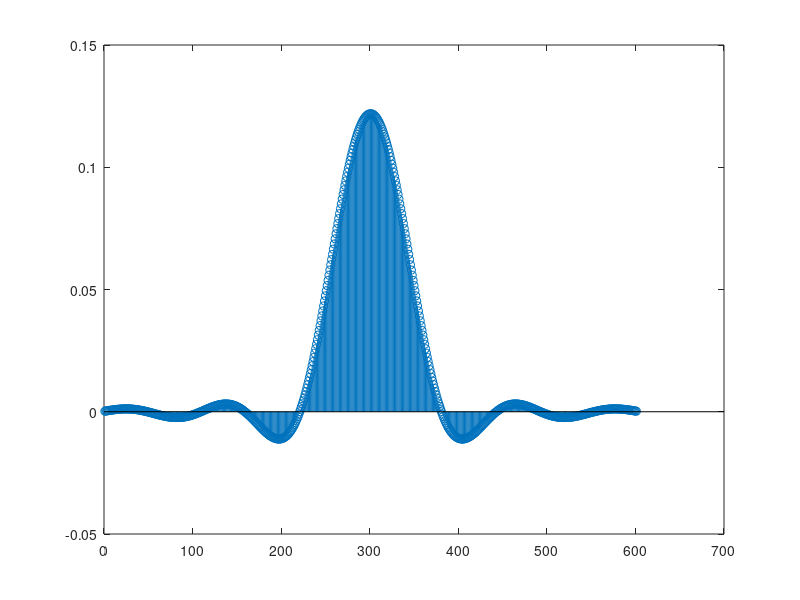
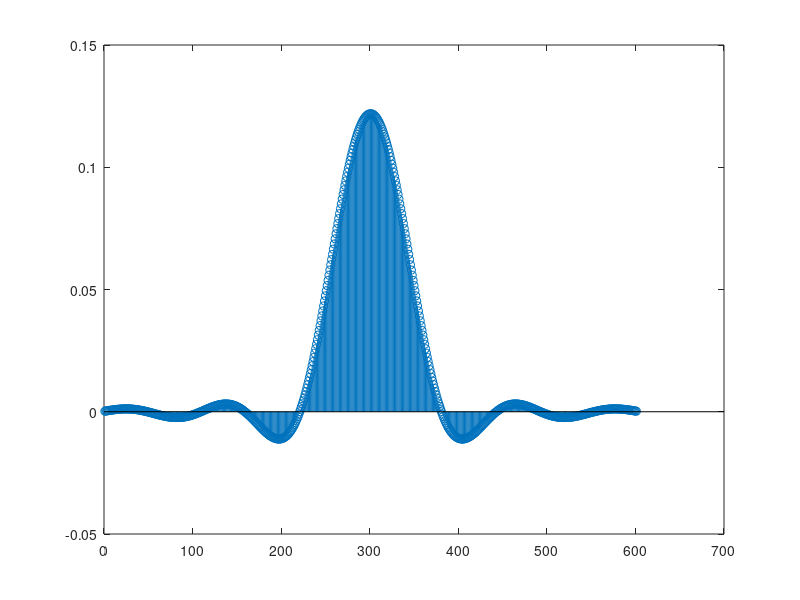

MATLAB code for these plots, in order:
load filter.mat

stem(pulse);
saveas(gca, '../../figures/transmitted_pulse.eps', 'epsc');

clf;
stem(conj(fliplr(pulse)));
saveas(gca, '../../figures/filter_pulse.eps', 'epsc');

